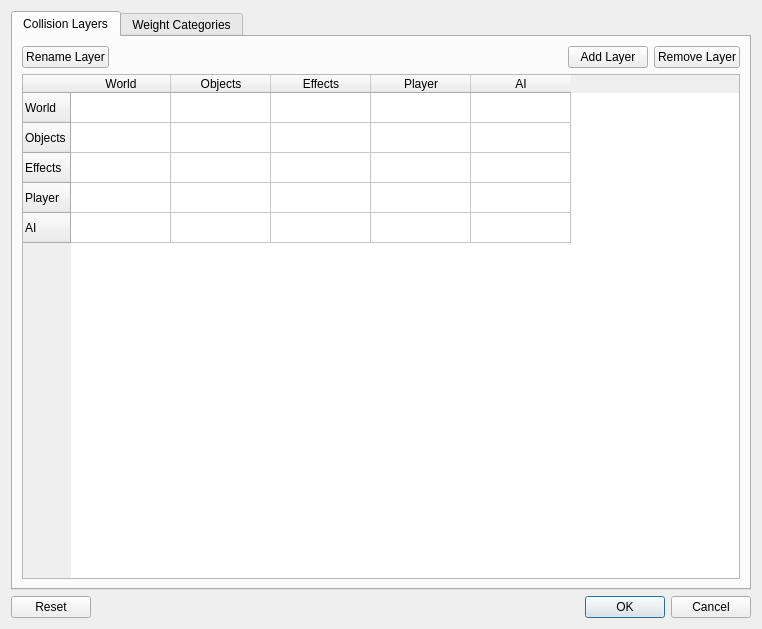
<?xml version="1.0" encoding="UTF-8"?>
<ui version="4.0">
 <class>JoltProjectSettingsDlg</class>
 <widget class="QDialog" name="JoltProjectSettingsDlg">
  <property name="geometry">
   <rect>
    <x>0</x>
    <y>0</y>
    <width>762</width>
    <height>629</height>
   </rect>
  </property>
  <property name="windowTitle">
   <string>Jolt Project Settings</string>
  </property>
  <property name="windowIcon">
   <iconset resource="../QtResources/resources.qrc">
    <normaloff>:/JoltPlugin/JoltPlugin.svg</normaloff>:/JoltPlugin/JoltPlugin.svg</iconset>
  </property>
  <layout class="QVBoxLayout" name="verticalLayout">
   <item>
    <widget class="QTabWidget" name="Tabs">
     <property name="currentIndex">
      <number>0</number>
     </property>
     <widget class="QWidget" name="CollisionLayers">
      <attribute name="title">
       <string>Collision Layers</string>
      </attribute>
      <layout class="QVBoxLayout" name="verticalLayout_2">
       <item>
        <layout class="QHBoxLayout" name="horizontalLayout">
         <item>
          <widget class="QPushButton" name="ButtonRenameLayer">
           <property name="text">
            <string>Rename Layer</string>
           </property>
           <property name="icon">
            <iconset resource="../../../../Tools/Libs/GuiFoundation/QtResources/resources.qrc">
             <normaloff>:/GuiFoundation/Icons/Rename.svg</normaloff>:/GuiFoundation/Icons/Rename.svg</iconset>
           </property>
          </widget>
         </item>
         <item>
          <spacer name="horizontalSpacer">
           <property name="orientation">
            <enum>Qt::Horizontal</enum>
           </property>
           <property name="sizeHint" stdset="0">
            <size>
             <width>40</width>
             <height>20</height>
            </size>
           </property>
          </spacer>
         </item>
         <item>
          <widget class="QPushButton" name="ButtonAddLayer">
           <property name="text">
            <string>Add Layer</string>
           </property>
           <property name="icon">
            <iconset resource="../../../../Tools/Libs/GuiFoundation/QtResources/resources.qrc">
             <normaloff>:/GuiFoundation/Icons/Add.svg</normaloff>:/GuiFoundation/Icons/Add.svg</iconset>
           </property>
          </widget>
         </item>
         <item>
          <widget class="QPushButton" name="ButtonRemoveLayer">
           <property name="text">
            <string>Remove Layer</string>
           </property>
           <property name="icon">
            <iconset resource="../../../../Tools/Libs/GuiFoundation/QtResources/resources.qrc">
             <normaloff>:/GuiFoundation/Icons/Delete.svg</normaloff>:/GuiFoundation/Icons/Delete.svg</iconset>
           </property>
          </widget>
         </item>
        </layout>
       </item>
       <item>
        <widget class="QTableWidget" name="FilterTable">
         <property name="editTriggers">
          <set>QAbstractItemView::NoEditTriggers</set>
         </property>
         <property name="alternatingRowColors">
          <bool>false</bool>
         </property>
         <property name="selectionMode">
          <enum>QAbstractItemView::SingleSelection</enum>
         </property>
         <property name="selectionBehavior">
          <enum>QAbstractItemView::SelectRows</enum>
         </property>
         <property name="verticalScrollMode">
          <enum>QAbstractItemView::ScrollPerPixel</enum>
         </property>
         <property name="horizontalScrollMode">
          <enum>QAbstractItemView::ScrollPerPixel</enum>
         </property>
         <property name="showGrid">
          <bool>true</bool>
         </property>
         <property name="cornerButtonEnabled">
          <bool>false</bool>
         </property>
         <attribute name="horizontalHeaderCascadingSectionResizes">
          <bool>false</bool>
         </attribute>
         <attribute name="horizontalHeaderStretchLastSection">
          <bool>false</bool>
         </attribute>
         <row>
          <property name="text">
           <string>World</string>
          </property>
         </row>
         <row>
          <property name="text">
           <string>Objects</string>
          </property>
         </row>
         <row>
          <property name="text">
           <string>Effects</string>
          </property>
         </row>
         <row>
          <property name="text">
           <string>Player</string>
          </property>
         </row>
         <row>
          <property name="text">
           <string>AI</string>
          </property>
         </row>
         <column>
          <property name="text">
           <string>World</string>
          </property>
         </column>
         <column>
          <property name="text">
           <string>Objects</string>
          </property>
         </column>
         <column>
          <property name="text">
           <string>Effects</string>
          </property>
         </column>
         <column>
          <property name="text">
           <string>Player</string>
          </property>
         </column>
         <column>
          <property name="text">
           <string>AI</string>
          </property>
         </column>
        </widget>
       </item>
      </layout>
     </widget>
     <widget class="QWidget" name="Weights">
      <attribute name="title">
       <string>Weight Categories</string>
      </attribute>
      <layout class="QVBoxLayout" name="verticalLayout_3">
       <item>
        <layout class="QHBoxLayout" name="horizontalLayout_3">
         <item>
          <widget class="QPushButton" name="ButtonRenameCategory">
           <property name="text">
            <string>Rename Category</string>
           </property>
           <property name="icon">
            <iconset resource="../../../../Tools/Libs/GuiFoundation/QtResources/resources.qrc">
             <normaloff>:/GuiFoundation/Icons/Rename.svg</normaloff>:/GuiFoundation/Icons/Rename.svg</iconset>
           </property>
          </widget>
         </item>
         <item>
          <spacer name="horizontalSpacer_3">
           <property name="orientation">
            <enum>Qt::Horizontal</enum>
           </property>
           <property name="sizeHint" stdset="0">
            <size>
             <width>40</width>
             <height>20</height>
            </size>
           </property>
          </spacer>
         </item>
         <item>
          <widget class="QPushButton" name="ButtonAddCategory">
           <property name="text">
            <string>Add Category</string>
           </property>
           <property name="icon">
            <iconset resource="../../../../Tools/Libs/GuiFoundation/QtResources/resources.qrc">
             <normaloff>:/GuiFoundation/Icons/Add.svg</normaloff>:/GuiFoundation/Icons/Add.svg</iconset>
           </property>
          </widget>
         </item>
         <item>
          <widget class="QPushButton" name="ButtonRemoveCategory">
           <property name="text">
            <string>Remove Category</string>
           </property>
           <property name="icon">
            <iconset resource="../../../../Tools/Libs/GuiFoundation/QtResources/resources.qrc">
             <normaloff>:/GuiFoundation/Icons/Delete.svg</normaloff>:/GuiFoundation/Icons/Delete.svg</iconset>
           </property>
          </widget>
         </item>
        </layout>
       </item>
       <item>
        <widget class="QTableWidget" name="WeightsTable">
         <property name="verticalScrollBarPolicy">
          <enum>Qt::ScrollBarAlwaysOn</enum>
         </property>
         <property name="horizontalScrollBarPolicy">
          <enum>Qt::ScrollBarAsNeeded</enum>
         </property>
         <property name="tabKeyNavigation">
          <bool>false</bool>
         </property>
         <property name="alternatingRowColors">
          <bool>true</bool>
         </property>
         <property name="selectionMode">
          <enum>QAbstractItemView::SingleSelection</enum>
         </property>
         <property name="selectionBehavior">
          <enum>QAbstractItemView::SelectRows</enum>
         </property>
         <property name="wordWrap">
          <bool>false</bool>
         </property>
         <property name="cornerButtonEnabled">
          <bool>false</bool>
         </property>
         <attribute name="horizontalHeaderCascadingSectionResizes">
          <bool>false</bool>
         </attribute>
         <attribute name="horizontalHeaderDefaultSectionSize">
          <number>200</number>
         </attribute>
         <attribute name="horizontalHeaderStretchLastSection">
          <bool>true</bool>
         </attribute>
         <attribute name="verticalHeaderVisible">
          <bool>false</bool>
         </attribute>
         <column>
          <property name="text">
           <string>Name</string>
          </property>
         </column>
         <column>
          <property name="text">
           <string>Mass</string>
          </property>
         </column>
        </widget>
       </item>
      </layout>
     </widget>
    </widget>
   </item>
   <item>
    <widget class="QDialogButtonBox" name="DefaultButtons">
     <property name="orientation">
      <enum>Qt::Horizontal</enum>
     </property>
     <property name="standardButtons">
      <set>QDialogButtonBox::Cancel|QDialogButtonBox::Ok|QDialogButtonBox::Reset</set>
     </property>
     <property name="centerButtons">
      <bool>false</bool>
     </property>
    </widget>
   </item>
  </layout>
 </widget>
 <resources>
  <include location="../../../../Tools/Libs/GuiFoundation/QtResources/resources.qrc"/>
  <include location="../QtResources/resources.qrc"/>
 </resources>
 <connections/>
</ui>
